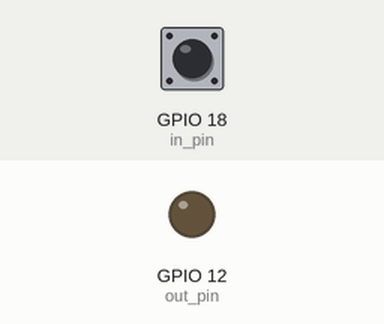
A program run on a simulated Raspberry Pi (BCM pin numbers). Parts: output pins drawn as LEDs (lit = HIGH). Dashed ring = blinking. Inputs (shaded band) come from the test bench; at power-on: GPIO 18 (in_pin) HIGH. What the program prints to the terminal is not drawn.

Above: at 1.2 s.
1.3 s: GPIO 18 (in_pin) pulled LOW for 0.15 s
At 2.5 s:
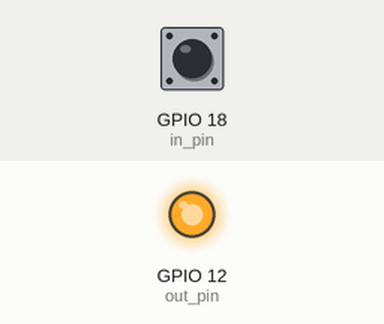
2.9 s: GPIO 18 (in_pin) pulled LOW for 1 s
At 5.1 s:
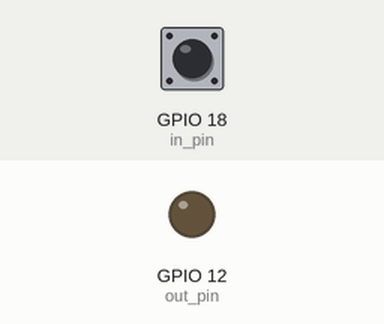
5.4 s: GPIO 18 (in_pin) pulsed LOW 5 times (0.12 s each, 0.3 s apart)
At 5.67 s:
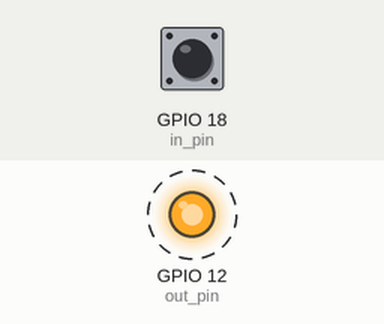
8.4 s: GPIO 18 (in_pin) pulled LOW for 3.2 s
At 12.1 s:
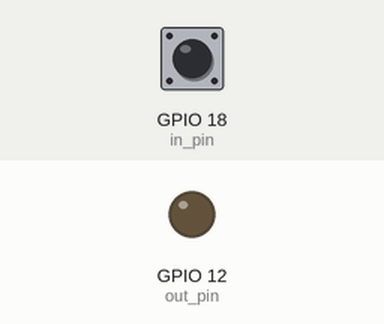
Timing chart, 0 to 13.6 s (numbered marks = the images above; inputs shaded):
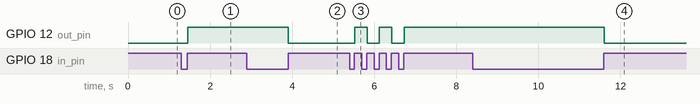

Measured:
- after the input at 1.3 s, GPIO 12 (out_pin): LOW → HIGH after 0.15 s
- after the input at 2.9 s, GPIO 12 (out_pin): HIGH → LOW after 1.0 s
- after the input at 5.4 s, GPIO 12 (out_pin): alternates HIGH for 0.30 s and LOW for 0.30 s, 5 changes in all, then stays HIGH, starting after 0.13 s
- after the input at 8.4 s, GPIO 12 (out_pin): HIGH → LOW after 3.2 s

The program:

03-listen-for-button-push-and-keep-light-on.py
```python
import RPi.GPIO as gpio
from time import sleep

gpio.setmode(gpio.BCM)

in_pin = 18
out_pin = 12

gpio.setup(out_pin, gpio.OUT)

gpio.setup(in_pin, gpio.IN, pull_up_down=gpio.PUD_UP)

led_state = 0
button_state = 1
button_state_old = 1
try:
    while True:
        button_state = gpio.input(in_pin)
        if button_state == 1 and button_state_old == 0:
            led_state = not led_state
            gpio.output(out_pin, led_state)
            print(led_state, end = ' ')
        button_state_old = button_state
        sleep(.01)
except KeyboardInterrupt:
    print('\ncleaning up; exiting')
    gpio.cleanup()
```
